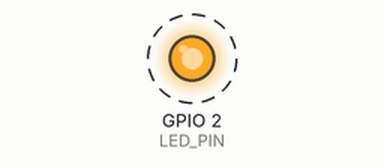
Simulated run of this sketch. Board: ESP32. Parts: output pins drawn as LEDs (lit = HIGH). Dashed ring = blinking. What the sketch prints to the serial monitor is not drawn.

Above: at 0.5 s.
Timing chart, 0 to 4.6 s (numbered marks = the images above):
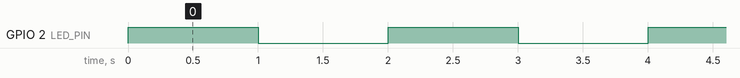

Measured:
- by itself, GPIO 2 (LED_PIN): alternates HIGH for 1.0 s and LOW for 1.0 s

The sketch:

esp32_check.ino
```cpp
// Define the GPIO pin connected to the on-board LED
const int LED_PIN = 2;  // Default onboard LED for most ESP32 boards

void setup() {
  // Initialize serial communication for debugging
  Serial.begin(115200);
  Serial.println("ESP32 Functionality Test Starting...");

  // Initialize the LED pin as an output
  pinMode(LED_PIN, OUTPUT);
}

void loop() {
  Serial.println("LED ON");
  digitalWrite(LED_PIN, HIGH); // Turn the LED on
  delay(1000);                 // Wait for 1 second

  Serial.println("LED OFF");
  digitalWrite(LED_PIN, LOW);  // Turn the LED off
  delay(1000);                 // Wait for 1 second
}
```
